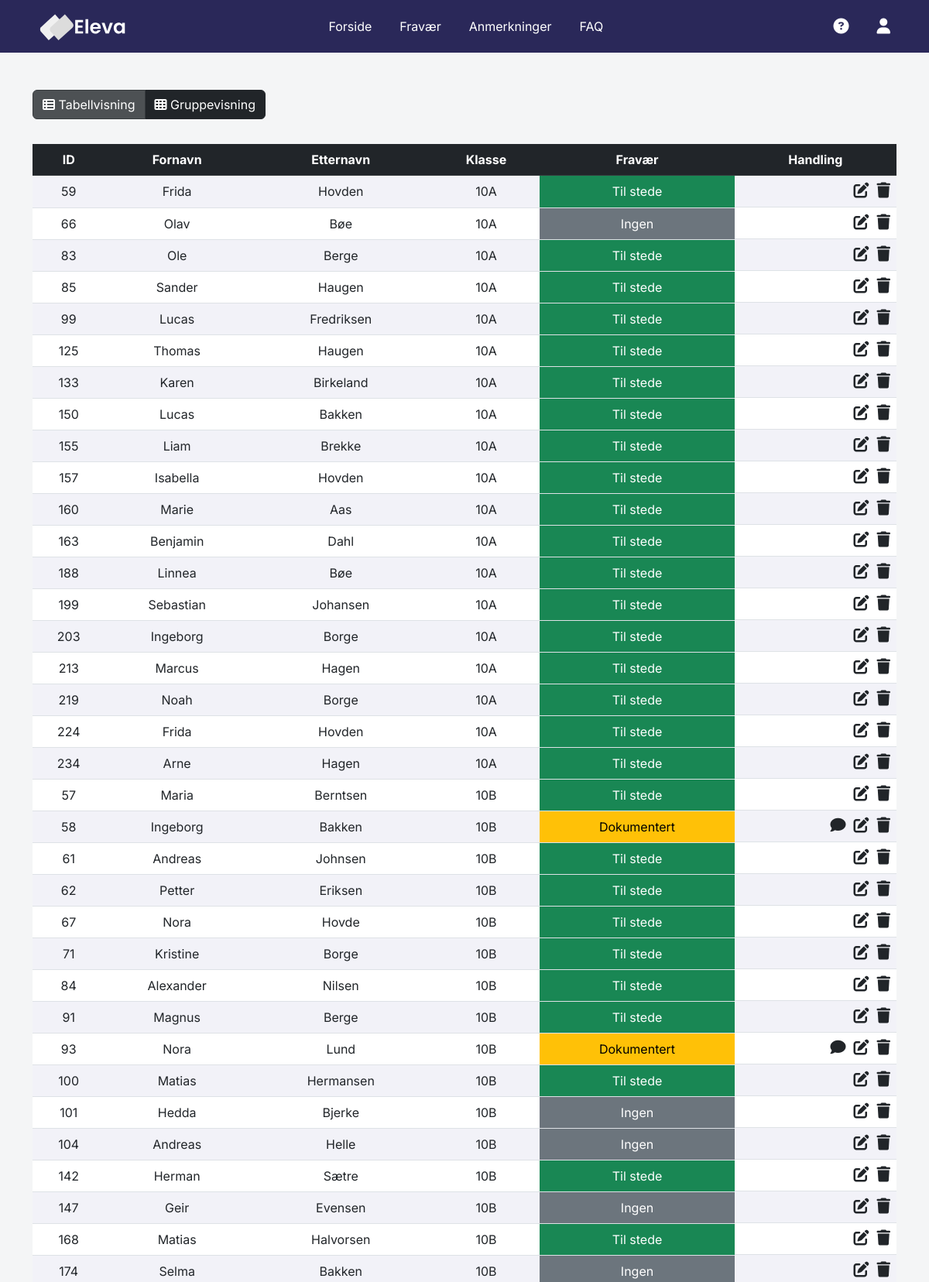
Screenshot of /absence/absence.php (signed in, upper part) with the database file from the repository.
### tables this page shows
CREATE TABLE `students` (
  `id` int(50) NOT NULL,
  `first_name` varchar(50) NOT NULL,
  `last_name` varchar(50) NOT NULL,
  `class` varchar(50) NOT NULL,
  `absence` varchar(50) NOT NULL,
  `comment` varchar(200) NOT NULL
);

### absence/absence.php (the view, shortened to what this page needs)
<?php
include "../db_conn.php";
function getFravaerClass($fravaer) {
    if ($fravaer == "Til stede") {
        return "bg-success text-white";
    } elseif ($fravaer == "Dokumentert") {
        return "bg-warning text-black";
    } elseif ($fravaer == "Udokumentert") {
        return "bg-danger text-white";
    } else {
        return "bg-secondary text-white";
    }
}
$usernameOrMail = $_SESSION['username'];
$sqlUserAccess = "SELECT access FROM users WHERE username = '$usernameOrMail' OR mail = '$usernameOrMail'";
$resultUserAccess = mysqli_query($conn, $sqlUserAccess);
$userData = mysqli_fetch_assoc($resultUserAccess);
$accessLevels = explode("-", $userData['access']);
$classNames = array();
foreach ($accessLevels as $level) {
    if ($level === '*') {
        $sqlClassName = "SELECT class_name FROM classes ORDER BY class_name ASC";
    } else {
        $sqlClassName = "SELECT class_name FROM classes WHERE id = $level ORDER BY class_name ASC";
    }
    $resultClassName = mysqli_query($conn, $sqlClassName);
    while ($dataClassName = mysqli_fetch_assoc($resultClassName)) {
        array_push($classNames, $dataClassName['class_name']);
    }
}
$classNamesString = implode("', '", $classNames);
$viewMode = isset($_GET['view']) ? $_GET['view'] : 'table';
$sqlStudents = "SELECT * FROM students WHERE class IN ('$classNamesString') ORDER BY class";
$resultStudents = mysqli_query($conn, $sqlStudents);
?>
<!DOCTYPE html>
<html lang="en">
<head>
    <link href="https://cdn.jsdelivr.net/npm/bootstrap@5.2.3/dist/css/bootstrap.min.css"
        rel="stylesheet"
>
    <link href="https://cdn.jsdelivr.net/npm/bootstrap-icons/font/bootstrap-icons.css" rel="stylesheet">
    <link rel="stylesheet"
        href="https://cdnjs.cloudflare.com/ajax/libs/font-awesome/6.4.0/css/all.min.css"
 />
    <link rel="stylesheet" href="../style.css"/>
</head>
<body>
<nav class="fs-6 mb-5 text-dark custom-navlinks">
    <div class="container d-flex justify-content-between align-items-center">
        <a href="../index.php">
            <div>
                <img id="logo" src="../images/eleva_alt_text_logo.svg" alt="Eleva" class="px-2"></img>
            </div>
        </a>
        <div class="d-flex d-lg-flex fs-6">
            <a href="../index.php" class="nav-link" style="display: inline-block; margin-right: 20px;">Forside</a>
            <a href="" class="nav-link" style="display: inline-block; margin-right: 20px;">Fravær</a>
            <a href="../annotation/annotation.php" class="nav-link" style="display: inline-block; margin-right: 20px;">Anmerkninger</a>
            <a href="../faq/faq.php" class="nav-link" style="display: inline-block;">FAQ</a>
        </div>
        <div class="d-flex align-items-center">
            <div class="dropdown fs-5">
                <a class="nav-link dropdown-toggle-no-caret" id="navbarDropdown" role="button" data-bs-toggle="dropdown" aria-haspopup="true" aria-expanded="false" style="margin-right: 20px;">
                </a>
            </div>
            <div class="dropdown fs-5">
                <a class="nav-link dropdown-toggle-no-caret" id="navbarDropdown" role="button" data-bs-toggle="dropdown" aria-haspopup="true" aria-expanded="false" style="margin-right: 20px;">
                    <i class="fas fa-circle-question"></i>
                </a>
            </div>
            <div class="dropdown fs-5">
                <a class="nav-link dropdown-toggle-no-caret" id="navbarDropdown" role="button" data-bs-toggle="dropdown" aria-haspopup="true" aria-expanded="false">
                    <i class="fas fa-user"></i>
                </a>
            </div>
        </div>
    </div>
</nav>
    <div class="container">
        <div class="btn-group mb-3">
            <a href="absence.php?view=table" class="btn btn-dark <?php if ($viewMode === 'table') echo 'active'; ?>"><i class="fa fa-th-list"></i> Tabellvisning</a>
            <a href="absence.php?view=group" class="btn btn-dark <?php if ($viewMode === 'group') echo 'active'; ?>"><i class="fa fa-th"></i> Gruppevisning</a>
        </div>
        <?php if ($viewMode === 'table'): ?>
            <form method="POST">
                <table class="table table-hover text-center">
                    <thead class="table-dark">
                        <tr>
                            <th scope="col">ID</th>
                            <th scope="col">Fornavn</th>
                            <th scope="col">Etternavn</th>
                            <th scope="col">Klasse</th>
                            <th scope="col">Fravær</th>
                            <th scope="col">Handling</th>
                        </tr>
                    </thead>
                    <tbody>
                        <?php while ($row = mysqli_fetch_assoc($resultStudents)): ?>
                            <tr>
                                <td><?php echo $row["id"] ?></td>
                                <td><?php echo $row["first_name"] ?></td>
                                <td><?php echo $row["last_name"] ?></td>
                                <td><?php echo $row["class"] ?></td>
                                <p style="margin:0;"><td class="<?php echo getFravaerClass($row["absence"]); ?>"><?php echo $row["absence"] ?></td></p>
                                <td class="action-icons">
                                    <?php
                                    if (!empty($row["comment"])) {
                                        echo '<a class="link-dark" onclick="showComment(\''
                                            . $row["comment"] . '\')" data-bs-toggle="modal" data-bs-target="#commentModal"><i class="fa fa-comment fs-5"></i></a>';
                                    }
                                    ?>
                                    <a href="edit-absence.php?id=<?php echo $row["id"] ?>" class="link-dark"><i
                                            class="fa fa-edit fs-5"></i></a>
                                    <a href="delete-absence.php?id=<?php echo $row["id"] ?>" class="link-dark"><i
                                            class="fa fa-trash fs-5"></i></a>
                                </td>
                            </tr>
                        <?php endwhile; ?>
                    </tbody>
                </table>
            </form>
        <?php endif; ?>
    </div>
</body>
</html>

### style.css (style rules this page uses)
* { font-family: 'Inter', sans-serif; }
body { background-color: #F4F5F6; }
html { scroll-behavior: smooth; }
.action-icons { display: flex; align-items: center; justify-content: flex-end; }
.action-icons a { margin-left: 10px; }
.nav-link { color: #FFF; padding: 4px; padding-right: 8px; padding-left: 8px; border-radius: 5px; }
.custom-navlinks { background-color: #2A2859; padding: 15px; }
img { height: 35px; width: auto; }
table.table tr:nth-child(odd) { background-color: #f2f2f8; }
table.table tr:nth-child(even) { background-color: #ffffff; }
a { color: #000000; text-decoration: none; }

### rows the page displays
students: id "59", first_name "Frida", last_name "Hovden", class "10A", absence "Til stede"
students: id "66", first_name "Olav", last_name "Bøe", class "10A", absence "Ingen"
students: id "83", first_name "Ole", last_name "Berge", class "10A", absence "Til stede"
students: id "85", first_name "Sander", last_name "Haugen", class "10A", absence "Til stede"
students: id "99", first_name "Lucas", last_name "Fredriksen", class "10A", absence "Til stede"
students: id "125", first_name "Thomas", last_name "Haugen", class "10A", absence "Til stede"
students: id "133", first_name "Karen", last_name "Birkeland", class "10A", absence "Til stede"
students: id "150", first_name "Lucas", last_name "Bakken", class "10A", absence "Til stede"
students: id "155", first_name "Liam", last_name "Brekke", class "10A", absence "Til stede"
students: id "157", first_name "Isabella", last_name "Hovden", class "10A", absence "Til stede"
students: id "160", first_name "Marie", last_name "Aas", class "10A", absence "Til stede"
students: id "163", first_name "Benjamin", last_name "Dahl", class "10A", absence "Til stede"
students: id "188", first_name "Linnea", last_name "Bøe", class "10A", absence "Til stede"
students: id "199", first_name "Sebastian", last_name "Johansen", class "10A", absence "Til stede"
students: id "203", first_name "Ingeborg", last_name "Borge", class "10A", absence "Til stede"
students: id "213", first_name "Marcus", last_name "Hagen", class "10A", absence "Til stede"
students: id "219", first_name "Noah", last_name "Borge", class "10A", absence "Til stede"
students: id "224", first_name "Frida", last_name "Hovden", class "10A", absence "Til stede"
students: id "234", first_name "Arne", last_name "Hagen", class "10A", absence "Til stede"
students: id "57", first_name "Maria", last_name "Berntsen", class "10B", absence "Til stede"
students: id "58", first_name "Ingeborg", last_name "Bakken", class "10B", absence "Dokumentert"
students: id "61", first_name "Andreas", last_name "Johnsen", class "10B", absence "Til stede"
students: id "62", first_name "Petter", last_name "Eriksen", class "10B", absence "Til stede"
students: id "67", first_name "Nora", last_name "Hovde", class "10B", absence "Til stede"
students: id "71", first_name "Kristine", last_name "Borge", class "10B", absence "Til stede"
students: id "84", first_name "Alexander", last_name "Nilsen", class "10B", absence "Til stede"
students: id "91", first_name "Magnus", last_name "Berge", class "10B", absence "Til stede"
students: id "93", first_name "Nora", last_name "Lund", class "10B", absence "Dokumentert"
students: id "100", first_name "Matias", last_name "Hermansen", class "10B", absence "Til stede"
students: id "101", first_name "Hedda", last_name "Bjerke", class "10B", absence "Ingen"
students: id "104", first_name "Andreas", last_name "Helle", class "10B", absence "Ingen"
students: id "142", first_name "Herman", last_name "Sætre", class "10B", absence "Til stede"
students: id "147", first_name "Geir", last_name "Evensen", class "10B", absence "Ingen"
students: id "168", first_name "Matias", last_name "Halvorsen", class "10B", absence "Til stede"
students: id "174", first_name "Selma", last_name "Bakken", class "10B", absence "Ingen"
